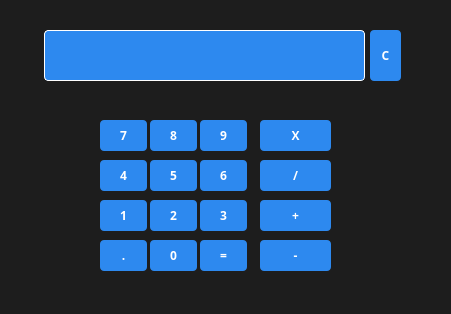
<?xml version="1.0" encoding="UTF-8"?>
<ui version="4.0">
 <class>MainWindow</class>
 <widget class="QMainWindow" name="MainWindow">
  <property name="geometry">
   <rect>
    <x>0</x>
    <y>0</y>
    <width>451</width>
    <height>314</height>
   </rect>
  </property>
  <property name="windowTitle">
   <string>Calculadora - Facundo Padilla</string>
  </property>
  <property name="styleSheet">
   <string notr="true">*{
font-family: century gothic;
}

QWidget#centralwidget{
background-color: #1d1d1d;
}

QLabel{
color:white;
border: 1px solid white;
border-radius: 4px;
background-color:#2d89ef;
}

QPushButton{
border-radius: 4px;
background-color: #2d89ef;
color:white;
font-weight: bold;

}

QPushButton:hover{
background-color: #2b5797;
}

QLabel#alumno{
background-color: none;
border:none;
}
</string>
  </property>
  <widget class="QWidget" name="centralwidget">
   <widget class="QLabel" name="resultadoLabel">
    <property name="geometry">
     <rect>
      <x>44</x>
      <y>30</y>
      <width>321</width>
      <height>51</height>
     </rect>
    </property>
    <property name="text">
     <string/>
    </property>
    <property name="alignment">
     <set>Qt::AlignRight|Qt::AlignTrailing|Qt::AlignVCenter</set>
    </property>
   </widget>
   <widget class="QPushButton" name="btn7">
    <property name="geometry">
     <rect>
      <x>100</x>
      <y>120</y>
      <width>47</width>
      <height>31</height>
     </rect>
    </property>
    <property name="cursor">
     <cursorShape>PointingHandCursor</cursorShape>
    </property>
    <property name="text">
     <string>7</string>
    </property>
    <property name="flat">
     <bool>false</bool>
    </property>
   </widget>
   <widget class="QPushButton" name="btn8">
    <property name="geometry">
     <rect>
      <x>150</x>
      <y>120</y>
      <width>47</width>
      <height>31</height>
     </rect>
    </property>
    <property name="cursor">
     <cursorShape>PointingHandCursor</cursorShape>
    </property>
    <property name="text">
     <string>8</string>
    </property>
   </widget>
   <widget class="QPushButton" name="btn9">
    <property name="geometry">
     <rect>
      <x>200</x>
      <y>120</y>
      <width>47</width>
      <height>31</height>
     </rect>
    </property>
    <property name="cursor">
     <cursorShape>PointingHandCursor</cursorShape>
    </property>
    <property name="text">
     <string>9</string>
    </property>
   </widget>
   <widget class="QPushButton" name="btn6">
    <property name="geometry">
     <rect>
      <x>200</x>
      <y>160</y>
      <width>47</width>
      <height>31</height>
     </rect>
    </property>
    <property name="cursor">
     <cursorShape>PointingHandCursor</cursorShape>
    </property>
    <property name="text">
     <string>6</string>
    </property>
   </widget>
   <widget class="QPushButton" name="btn5">
    <property name="geometry">
     <rect>
      <x>150</x>
      <y>160</y>
      <width>47</width>
      <height>31</height>
     </rect>
    </property>
    <property name="cursor">
     <cursorShape>PointingHandCursor</cursorShape>
    </property>
    <property name="text">
     <string>5</string>
    </property>
   </widget>
   <widget class="QPushButton" name="btn4">
    <property name="geometry">
     <rect>
      <x>100</x>
      <y>160</y>
      <width>47</width>
      <height>31</height>
     </rect>
    </property>
    <property name="cursor">
     <cursorShape>PointingHandCursor</cursorShape>
    </property>
    <property name="text">
     <string>4</string>
    </property>
   </widget>
   <widget class="QPushButton" name="btn3">
    <property name="geometry">
     <rect>
      <x>200</x>
      <y>200</y>
      <width>47</width>
      <height>31</height>
     </rect>
    </property>
    <property name="cursor">
     <cursorShape>PointingHandCursor</cursorShape>
    </property>
    <property name="text">
     <string>3</string>
    </property>
   </widget>
   <widget class="QPushButton" name="btn2">
    <property name="geometry">
     <rect>
      <x>150</x>
      <y>200</y>
      <width>47</width>
      <height>31</height>
     </rect>
    </property>
    <property name="cursor">
     <cursorShape>PointingHandCursor</cursorShape>
    </property>
    <property name="text">
     <string>2</string>
    </property>
   </widget>
   <widget class="QPushButton" name="btn1">
    <property name="geometry">
     <rect>
      <x>100</x>
      <y>200</y>
      <width>47</width>
      <height>31</height>
     </rect>
    </property>
    <property name="cursor">
     <cursorShape>PointingHandCursor</cursorShape>
    </property>
    <property name="text">
     <string>1</string>
    </property>
   </widget>
   <widget class="QPushButton" name="btnPunto">
    <property name="geometry">
     <rect>
      <x>100</x>
      <y>240</y>
      <width>47</width>
      <height>31</height>
     </rect>
    </property>
    <property name="cursor">
     <cursorShape>PointingHandCursor</cursorShape>
    </property>
    <property name="text">
     <string>.</string>
    </property>
   </widget>
   <widget class="QPushButton" name="btn0">
    <property name="geometry">
     <rect>
      <x>150</x>
      <y>240</y>
      <width>47</width>
      <height>31</height>
     </rect>
    </property>
    <property name="cursor">
     <cursorShape>PointingHandCursor</cursorShape>
    </property>
    <property name="text">
     <string>0</string>
    </property>
   </widget>
   <widget class="QPushButton" name="btnResultado">
    <property name="geometry">
     <rect>
      <x>200</x>
      <y>240</y>
      <width>47</width>
      <height>31</height>
     </rect>
    </property>
    <property name="cursor">
     <cursorShape>PointingHandCursor</cursorShape>
    </property>
    <property name="text">
     <string>=</string>
    </property>
   </widget>
   <widget class="QPushButton" name="btnMultiplicar">
    <property name="geometry">
     <rect>
      <x>260</x>
      <y>120</y>
      <width>71</width>
      <height>31</height>
     </rect>
    </property>
    <property name="cursor">
     <cursorShape>PointingHandCursor</cursorShape>
    </property>
    <property name="text">
     <string>X</string>
    </property>
   </widget>
   <widget class="QPushButton" name="btnDividir">
    <property name="geometry">
     <rect>
      <x>260</x>
      <y>160</y>
      <width>71</width>
      <height>31</height>
     </rect>
    </property>
    <property name="cursor">
     <cursorShape>PointingHandCursor</cursorShape>
    </property>
    <property name="text">
     <string>/</string>
    </property>
   </widget>
   <widget class="QPushButton" name="btnSumar">
    <property name="geometry">
     <rect>
      <x>260</x>
      <y>200</y>
      <width>71</width>
      <height>31</height>
     </rect>
    </property>
    <property name="cursor">
     <cursorShape>PointingHandCursor</cursorShape>
    </property>
    <property name="text">
     <string>+</string>
    </property>
   </widget>
   <widget class="QPushButton" name="btnRestar">
    <property name="geometry">
     <rect>
      <x>260</x>
      <y>240</y>
      <width>71</width>
      <height>31</height>
     </rect>
    </property>
    <property name="cursor">
     <cursorShape>PointingHandCursor</cursorShape>
    </property>
    <property name="text">
     <string>-</string>
    </property>
   </widget>
   <widget class="QPushButton" name="btnC">
    <property name="geometry">
     <rect>
      <x>370</x>
      <y>30</y>
      <width>31</width>
      <height>51</height>
     </rect>
    </property>
    <property name="cursor">
     <cursorShape>PointingHandCursor</cursorShape>
    </property>
    <property name="text">
     <string>C</string>
    </property>
   </widget>
  </widget>
 </widget>
 <resources/>
 <connections/>
</ui>
